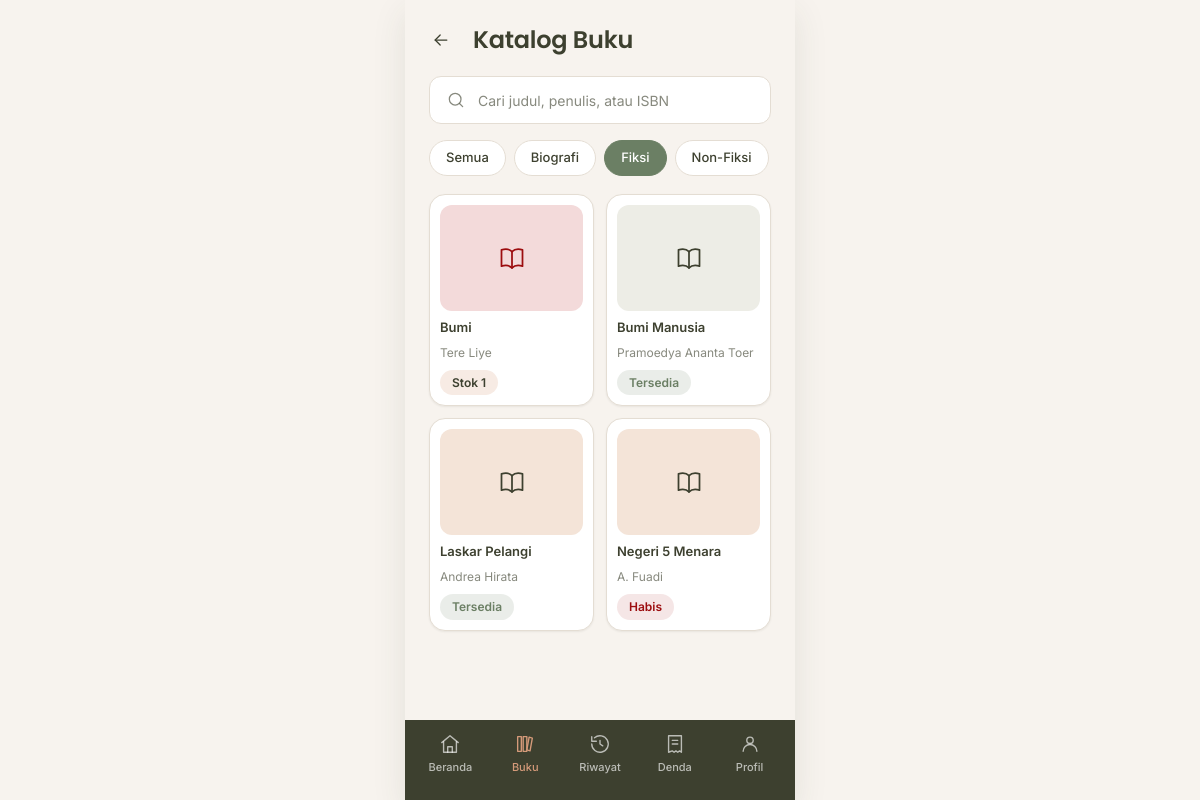
/buku?kategori=1 (signed in), run on the app's committed database.
### tables this page shows
CREATE TABLE kategori (
    id            INT AUTO_INCREMENT PRIMARY KEY,
    nama_kategori VARCHAR(100) NOT NULL UNIQUE
);

CREATE TABLE buku (
    id           INT AUTO_INCREMENT PRIMARY KEY,
    kategori_id  INT NOT NULL,
    judul        VARCHAR(200) NOT NULL,
    penulis      VARCHAR(150) NOT NULL,
    penerbit     VARCHAR(150) NULL,
    tahun_terbit SMALLINT NULL,
    isbn         VARCHAR(30) NULL,
    sinopsis     TEXT NULL,
    cover        VARCHAR(255) NULL,
    stok         INT NOT NULL DEFAULT 0,
    created_at   TIMESTAMP NOT NULL DEFAULT CURRENT_TIMESTAMP,
    CONSTRAINT fk_buku_kategori FOREIGN KEY (kategori_id) REFERENCES kategori (id) ON DELETE RESTRICT,
    INDEX idx_buku_kategori (kategori_id)
);

### app/core/Controller.php (called while the page is built, shortened)
<?php
abstract class Controller
{
    protected function view(string $view, array $data = [], string $layout = 'member'): void
    {
        extract($data, EXTR_SKIP);
        require dirname(__DIR__) . '/views/layouts/' . $layout . '.php';
    }
}

### app/controllers/BukuController.php (called while the page is built, shortened)
<?php
final class BukuController extends Controller
{
    public function index(): void
    {
        $q = trim((string) ($_GET['q'] ?? ''));
        $kategoriId = (int) ($_GET['kategori'] ?? 0);
        $halaman = $this->halaman();
        $perHalaman = 12;
        $total = Buku::hitung($q, $kategoriId);
        $this->view('anggota/katalog', [
            'judul' => 'Katalog Buku',
            'buku' => Buku::cari($q, $kategoriId, $perHalaman, ($halaman - 1) * $perHalaman),
            'kategori' => Kategori::all(),
            'q' => $q,
            'kategoriId' => $kategoriId,
            'paginasi' => paginasi($total, $perHalaman, $halaman, '/buku', array_filter(['q' => $q, 'kategori' => $kategoriId])),
        ]);
    }
}

### public/index.php (called while the page is built, shortened)
<?php
$method = $_SERVER['REQUEST_METHOD'] ?? 'GET';
$path = (string) ($_GET['r'] ?? parse_url($_SERVER['REQUEST_URI'] ?? '/', PHP_URL_PATH) ?? '/');
$path = rawurldecode($path);
$path = '/' . trim($path, '/');
$router = new Router();
$router->get('/', [HomeController::class, 'index']);
$router->get('/login', [AuthController::class, 'form']);
$router->post('/login', [AuthController::class, 'login']);
$router->post('/logout', [AuthController::class, 'logout']);
$router->get('/beranda', [BerandaController::class, 'index'], 'anggota');
$router->get('/buku', [BukuController::class, 'index'], 'anggota');
$router->get('/buku/{id}', [BukuController::class, 'detail'], 'anggota');
$router->get('/pinjam', [PeminjamanController::class, 'form'], 'anggota');
$router->post('/pinjam', [PeminjamanController::class, 'store'], 'anggota');
$router->get('/pinjam/bukti/{id}', [PeminjamanController::class, 'bukti'], 'anggota');
$router->get('/kembali', [PengembalianController::class, 'index'], 'anggota');
$router->post('/kembali', [PengembalianController::class, 'ajukan'], 'anggota');
$router->get('/riwayat', [RiwayatController::class, 'anggota'], 'anggota');
$router->get('/denda', [DendaController::class, 'saya'], 'anggota');
$router->get('/profil', [ProfilController::class, 'index'], 'anggota');
$router->get('/admin', [DashboardController::class, 'index'], 'petugas');
$router->get('/admin/anggota', [AnggotaController::class, 'index'], 'petugas');
$router->get('/admin/anggota/tambah', [AnggotaController::class, 'create'], 'petugas');
$router->post('/admin/anggota', [AnggotaController::class, 'store'], 'petugas');
$router->get('/admin/anggota/{id}/edit', [AnggotaController::class, 'edit'], 'petugas');
$router->post('/admin/anggota/{id}', [AnggotaController::class, 'update'], 'petugas');
$router->post('/admin/anggota/{id}/hapus', [AnggotaController::class, 'destroy'], 'petugas');
$router->get('/admin/buku', [BukuController::class, 'adminIndex'], 'petugas');
$router->get('/admin/buku/tambah', [BukuController::class, 'create'], 'petugas');
$router->post('/admin/buku', [BukuController::class, 'store'], 'petugas');
$router->get('/admin/buku/{id}/edit', [BukuController::class, 'edit'], 'petugas');
$router->post('/admin/buku/{id}', [BukuController::class, 'update'], 'petugas');
$router->post('/admin/buku/{id}/hapus', [BukuController::class, 'destroy'], 'petugas');
$router->get('/admin/kategori', [KategoriController::class, 'index'], 'petugas');
$router->get('/admin/kategori/tambah', [KategoriController::class, 'create'], 'petugas');
$router->post('/admin/kategori', [KategoriController::class, 'store'], 'petugas');
$router->get('/admin/kategori/{id}/edit', [KategoriController::class, 'edit'], 'petugas');
$router->post('/admin/kategori/{id}', [KategoriController::class, 'update'], 'petugas');
$router->post('/admin/kategori/{id}/hapus', [KategoriController::class, 'destroy'], 'petugas');
$router->get('/admin/denda', [DendaController::class, 'index'], 'petugas');
$router->get('/admin/denda/tambah', [DendaController::class, 'create'], 'petugas');
$router->post('/admin/denda', [DendaController::class, 'store'], 'petugas');
$router->get('/admin/denda/{id}/edit', [DendaController::class, 'edit'], 'petugas');
$router->post('/admin/denda/{id}', [DendaController::class, 'update'], 'petugas');
$router->post('/admin/denda/{id}/hapus', [DendaController::class, 'destroy'], 'petugas');
$router->post('/admin/denda/{id}/lunas', [DendaController::class, 'lunas'], 'petugas');
$router->get('/admin/transaksi', [PeminjamanController::class, 'adminIndex'], 'petugas');
$router->get('/admin/transaksi/tambah', [PeminjamanController::class, 'adminCreate'], 'petugas');
$router->post('/admin/transaksi', [PeminjamanController::class, 'adminStore'], 'petugas');
$router->get('/admin/transaksi/{id}', [PeminjamanController::class, 'adminShow'], 'petugas');
$router->post('/admin/transaksi/{id}/kembali', [PengembalianController::class, 'proses'], 'petugas');
$router->get('/admin/riwayat', [RiwayatController::class, 'admin'], 'petugas');
$router->get('/admin/laporan', [LaporanController::class, 'buatLaporan'], 'petugas');
$router->dispatch($method, $path);

### app/models/Kategori.php (called while the page is built, shortened)
<?php
final class Kategori
{
    public static function all(): array
    {
        return Database::pdo()->query('SELECT k.*, COUNT(b.id) AS jumlah_buku FROM kategori k LEFT JOIN buku b ON b.kategori_id = k.id GROUP BY k.id ORDER BY k.nama_kategori')->fetchAll();
    }
}

### app/core/Database.php (called while the page is built, shortened)
<?php
final class Database
{
    private static ?PDO $pdo = null;
    public static function pdo(): PDO
    {
        if (self::$pdo === null) {
            $dsn = sprintf('mysql:host=%s;dbname=%s;charset=utf8mb4', DB_HOST, DB_NAME);
            self::$pdo = new PDO($dsn, DB_USER, DB_PASS, [
                PDO::ATTR_ERRMODE => PDO::ERRMODE_EXCEPTION,
                PDO::ATTR_DEFAULT_FETCH_MODE => PDO::FETCH_ASSOC,
                PDO::ATTR_EMULATE_PREPARES => false,
            ]);
        }
        return self::$pdo;
    }
}

### app/models/Buku.php (called while the page is built, shortened)
<?php
final class Buku
{
    public static function cari(string $q, int $kategoriId, int $limit, int $offset): array
    {
        [$where, $params] = self::filter($q, $kategoriId);
        $sql = self::SELECT . ' WHERE ' . implode(' AND ', $where) . ' ORDER BY b.judul LIMIT ' . $limit . ' OFFSET ' . $offset;
        $stmt = Database::pdo()->prepare($sql);
        $stmt->execute($params);
        return $stmt->fetchAll();
    }
    private static function filter(string $q, int $kategoriId): array
    {
        $where = ['1 = 1'];
        $params = [];
        if ($kategoriId > 0) {
            $where[] = 'b.kategori_id = ?';
            $params[] = $kategoriId;
        }
        return [$where, $params];
    }
}

### app/views/partials/buku_card.php (the view, shortened to what this page needs)
<a class="kartu-buku" href="<?= e(url('/buku/' . $b['id'])) ?>">
    <?= coverBuku($b) ?>
    <div class="kartu-buku__judul"><?= e($b['judul']) ?></div>
    <div class="kartu-buku__penulis"><?= e($b['penulis']) ?></div>
    <?php if ((int) $b['stok'] > 1): ?>
        <?= badge('Tersedia', 'sukses') ?>
    <?php elseif ((int) $b['stok'] === 1): ?>
        <?= badge('Stok 1', 'peringatan') ?>
    <?php else: ?>
        <?= badge('Habis', 'bahaya') ?>
    <?php endif; ?>
</a>

### app/core/Router.php (shortened to what this page needs)
<?php
final class Router
{
    private array $routes = [];
    private function add(string $method, string $pattern, array $handler, ?string $role): void
    {
        $this->routes[] = compact('method', 'pattern', 'handler', 'role');
    }
    public function dispatch(string $method, string $path): void
    {
        foreach ($this->routes as $route) {
            if ($route['method'] !== $method) {
                continue;
            }
            $regex = '#^' . str_replace(['/', '{id}'], ['\/', '([0-9]+)'], $route['pattern']) . '$#';
            if (!preg_match($regex, $path, $cocok)) {
                continue;
            }
            [$kelas, $aksi] = $route['handler'];
            $params = array_map('intval', array_slice($cocok, 1));
            (new $kelas())->{$aksi}(...$params);
            return;
        }
        exit('Halaman tidak ditemukan.');
    }
}

### app/views/anggota/katalog.php (shortened to what this page needs)
<?php
$tautanKategori = static function (int $id) use ($q): string {
    return url('/buku?' . http_build_query(array_filter(['q' => $q, 'kategori' => $id ?: null])));
};
?>
<div class="halaman-kepala">
    <a class="icon-btn" href="<?= e(url('/beranda')) ?>" aria-label="Kembali"><?= ikon('arrow-left') ?></a>
    <h1 class="judul-xl">Katalog Buku</h1>
</div>
<form class="input" action="<?= e(url('/buku')) ?>" role="search">
    <?= ikon('search') ?>
    <input type="search" name="q" value="<?= e($q) ?>" placeholder="Cari judul, penulis, atau ISBN" aria-label="Cari buku">
</form>
<div class="chips">
    <a class="chip <?= $kategoriId === 0 ? 'chip--aktif' : '' ?>" href="<?= e($tautanKategori(0)) ?>">Semua</a>
    <?php foreach ($kategori as $k): ?>
        <a class="chip <?= $kategoriId === (int) $k['id'] ? 'chip--aktif' : '' ?>" href="<?= e($tautanKategori((int) $k['id'])) ?>"><?= e($k['nama_kategori']) ?></a>
    <?php endforeach; ?>
</div>
<?php if (!$buku): ?>
    <div class="kartu kosong">
        <div class="kosong__ikon"><?= ikon('search', 24) ?></div>
        <h3>Buku tidak ditemukan</h3>
        <p>Coba kata kunci lain atau pilih kategori yang berbeda.</p>
    </div>
<?php else: ?>
    <div class="grid-buku">
        <?php foreach ($buku as $b): ?>
            <?php require dirname(__DIR__) . '/partials/buku_card.php'; ?>
        <?php endforeach; ?>
    </div>
<?php endif; ?>

### app/core/helpers.php (shortened to what this page needs)
<?php
function e($nilai): string
{
    return htmlspecialchars((string) $nilai, ENT_QUOTES, 'UTF-8');
}
function url(string $path = ''): string
{
    return BASE_URL . '/' . ltrim($path, '/');
}
function badge(string $teks, string $jenis = 'netral'): string
{
    return '<span class="badge badge--' . e($jenis) . '">' . e($teks) . '</span>';
}
function coverBuku(array $b, string $kelas = ''): string
{
    $warna = ['sage', 'warm', 'rose-tua'][((int) ($b['id'] ?? 0)) % 3];
    return '<div class="cover cover--' . $warna . ' ' . e($kelas) . '">' . ikon('book-open', 28) . '</div>';
}
function ikon(string $nama, int $ukuran = 20): string
{
    $path = $paths[$nama] ?? '';
    return '<svg class="ikon" width="' . $ukuran . '" height="' . $ukuran . '" viewBox="0 0 24 24" fill="none" stroke="currentColor" stroke-width="1.5" stroke-linecap="round" stroke-linejoin="round" aria-hidden="true">' . $path . '</svg>';
}

### public/assets/css/tokens.css (style rules this page uses)
:root { --kelp: #3D402F; --willow: #6B7F64; --whiskey: #D59A7A; --tamarillo: #9C0D0F; --bg: #F7F3EE; --card: #FFFFFF; --sunken: rgba(61, 64, 47, 0.04); --border: #E4DDD3; --ink: #3D402F; --ink-2: rgba(61, 64, 47, 0.62); --ink-inv: #FFFFFF; --tint-success: rgba(107, 127, 100, 0.14); --tint-warning: rgba(213, 154, 122, 0.20); --tint-danger: rgba(156, 13, 15, 0.10); --tint-neutral: rgba(61, 64, 47, 0.08); --radius-kecil: 8px; --radius-input: 12px; --radius-tombol: 14px; --radius-kartu: 16px; --radius-pil: 999px; --bayang-halus: 0 1px 2px 0 rgba(61, 64, 47, 0.08); --bayang-angkat: 0 12px 32px 0 rgba(61, 64, 47, 0.10); --jarak-1: 4px; --jarak-2: 8px; --jarak-3: 12px; --jarak-4: 16px; --jarak-5: 24px; --jarak-6: 32px; --font-judul: 'Poppins', system-ui, -apple-system, 'Segoe UI', sans-serif; --font-teks: 'Inter', system-ui, -apple-system, 'Segoe UI', sans-serif; }

### public/assets/css/app.css (style rules this page uses)
*, *::before, *::after { box-sizing: border-box; }
html { -webkit-text-size-adjust: 100%; }
body { margin: 0; font-family: var(--font-teks); font-size: 14px; line-height: 1.5; color: var(--ink); background: var(--bg); }
h1, h2, h3, h4, p, ul, ol, dl, dd { margin: 0; }
a { color: var(--willow); text-decoration: none; }
button, input, select, textarea { font: inherit; color: inherit; }
img, svg { display: block; }
h1, h2, h3, h4, .judul { font-family: var(--font-judul); font-weight: 600; letter-spacing: -0.01em; }
.judul-xl { font-size: 24px; line-height: 1.2; }
.ikon { flex: none; }
.icon-btn { display: inline-grid; place-items: center; width: 40px; height: 40px; border: 0; border-radius: 10px; background: transparent; color: var(--ink); }
.badge { display: inline-flex; align-items: center; padding: 5px 12px; border-radius: var(--radius-pil); font-size: 12px; font-weight: 600; line-height: 1.3; white-space: nowrap; }
.badge--sukses { background: var(--tint-success); color: var(--willow); }
.badge--peringatan { background: var(--tint-warning); color: var(--kelp); }
.badge--bahaya { background: var(--tint-danger); color: var(--tamarillo); }
.chips { display: flex; gap: 8px; overflow-x: auto; padding-bottom: 2px; scrollbar-width: none; }
.chip { flex: none; display: inline-flex; align-items: center; height: 36px; padding: 0 16px; border: 1px solid var(--border); border-radius: var(--radius-pil); background: var(--card); color: var(--ink); font-size: 13px; font-weight: 500; }
.chip--aktif { background: var(--willow); border-color: var(--willow); color: #fff; }
.input { display: flex; align-items: center; gap: 10px; height: 48px; padding: 0 16px; background: var(--card); border: 1px solid var(--border); border-radius: var(--radius-input); transition: border-color .15s, box-shadow .15s; }
.input input, .input select { flex: 1; min-width: 0; height: 100%; border: 0; background: transparent; outline: 0; font-size: 14px; }
.input input::placeholder { color: var(--ink-2); }
.input .ikon { color: var(--ink-2); }
.member { background: var(--bg); }
.halaman-kepala { display: flex; align-items: center; gap: 12px; }
.halaman-kepala .judul-xl { flex: 1; }
.halaman-kepala .icon-btn { margin-left: -8px; }
.grid-buku { display: grid; grid-template-columns: 1fr 1fr; gap: 12px; }
.kartu-buku { display: flex; flex-direction: column; gap: 8px; padding: 10px; background: var(--card); border: 1px solid var(--border); border-radius: var(--radius-kartu); box-shadow: var(--bayang-halus); color: inherit; }
.cover { display: grid; place-items: center; aspect-ratio: 1.35 / 1; border-radius: var(--radius-input); color: var(--kelp); }
.cover--sage { background: #EDEDE6; }
.cover--warm { background: #F4E4D8; }
.cover--rose-tua { background: #F3DADA; color: var(--tamarillo); }
.kartu-buku__judul { font-size: 13px; font-weight: 600; line-height: 1.3; }
.kartu-buku__penulis { font-size: 12px; color: var(--ink-2); }
.kartu-buku .badge { align-self: flex-start; }
.nav-bawah .ikon { width: 22px; height: 22px; }

### data on the page
kategori: nama_kategori "Biografi"
kategori: nama_kategori "Fiksi"
kategori: nama_kategori "Non-Fiksi"
buku: $ukuran 28 (drawn), judul "Bumi", penulis "Tere Liye", teks "Stok 1"
buku: $ukuran 28 (drawn), judul "Bumi Manusia", penulis "Pramoedya Ananta Toer", teks "Tersedia"
buku: $ukuran 28 (drawn), judul "Laskar Pelangi", penulis "Andrea Hirata", teks "Tersedia"
buku: $ukuran 28 (drawn), judul "Negeri 5 Menara", penulis "A. Fuadi", teks "Habis"

### other printed values
$label "Beranda"
$label "Buku"
$label "Riwayat"
$label "Denda"
$label "Profil"
